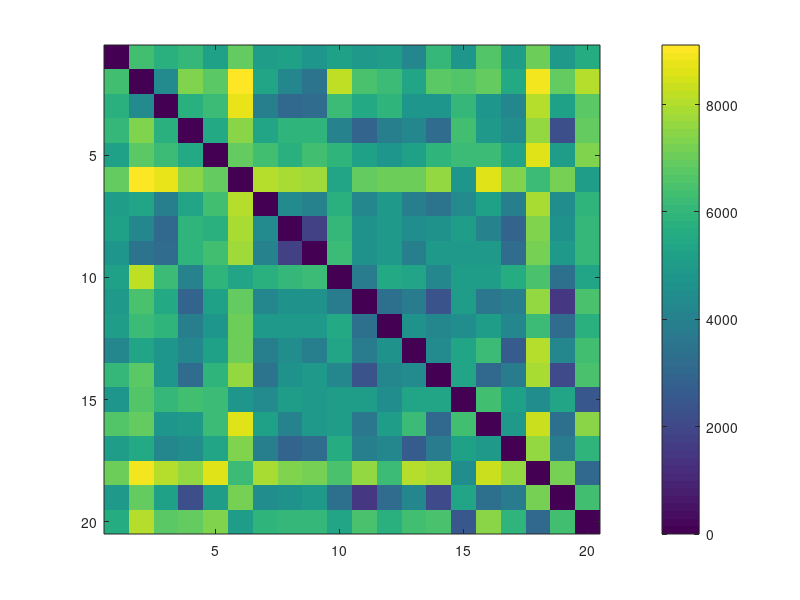

Reproduce this figure in MATLAB.
% Script that creates matrix of similarity between each feature vector
% representing corresponding face. In this example Euclidean distance is
% used.

load('Eigenfaces_japan_women_feature_vectors.mat');

% Name of the loaded matrix with feature vectors
eigenfaces_feature_vectors = eigenfaces_japan_women_feature_vectors;

amount_of_vectors = size(eigenfaces_feature_vectors, 1);

pairwise_distance_matrix = zeros(amount_of_vectors);

for i = 1:amount_of_vectors
    for j = 1:amount_of_vectors
        pairwise_distance_matrix(i, j) = norm( eigenfaces_feature_vectors(i, :) - eigenfaces_feature_vectors(j, :) );
    end
end

imagesc(pairwise_distance_matrix);
colorbar;
